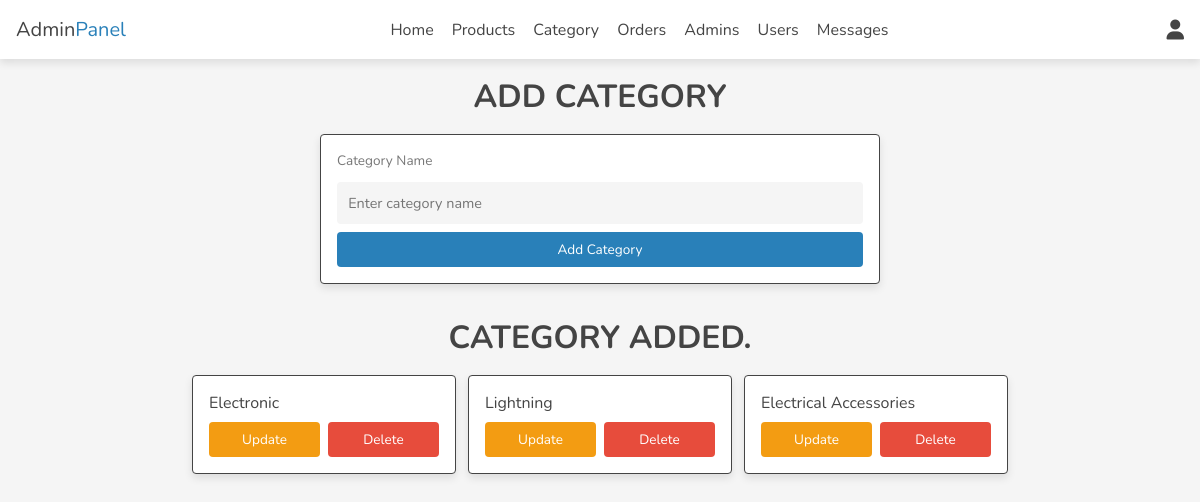
Screenshot of /admin/category.php with the database file from the repository.
### tables this page shows
CREATE TABLE `category` (
  `id` int(100) NOT NULL,
  `name` varchar(100) NOT NULL
);

### admin/category.php (the view, shortened to what this page needs)
<?php
include '../components/connect.php';
?>
<!DOCTYPE html>
<html lang="en">
<head>
    <link rel="stylesheet" href="https://cdnjs.cloudflare.com/ajax/libs/font-awesome/6.1.1/css/all.min.css">
    <link rel="stylesheet" href="../css/admin_style.css">
</head>
<body>
    <?php include '../components/admin_header.php'; ?>
    <section class="add-products">
        <h1 class="heading">Add Category</h1>
        <form action="category.php" method="post" enctype="multipart/form-data">
            <div class="flex">
                <div class="inputBox">
                    <span>Category Name </span>
                    <input type="text" class="box" required maxlength="100" placeholder="Enter category name"
                        name="name">
                </div>
            </div>
            <input type="submit" value="Add Category" class="btn" name="add_category">
        </form>
    </section>
    <section class="show-products">
        <h1 class="heading">Category Added.</h1>
        <div class="box-container">
            <?php
            $select_categories = $conn->prepare("SELECT * FROM `category`");
            $select_categories->execute();
            if ($select_categories->rowCount() > 0) {
                while ($fetch_category = $select_categories->fetch(PDO::FETCH_ASSOC)) {
                    ?>
                    <div class="box">
                        <div class="name"><?= $fetch_category['name']; ?></div>
                        <div class="flex-btn">
                            <button class="option-btn"
                                onclick="openUpdateForm(<?= $fetch_category['id']; ?>, '<?= $fetch_category['name']; ?>')">Update</button>
                            <a href="?delete=<?= $fetch_category['id']; ?>" class="delete-btn"
                                onclick="return confirm('Delete this category?');">Delete</a>
                        </div>
                    </div>
                    <?php
                }
            } else {
                echo '<p class="empty">No categories added yet!</p>';
            }
            ?>
        </div>
    </section>
</body>
</html>

### css/admin_style.css (style rules this page uses)
:root { --main-color:#2980b9; --orange:#f39c12; --red:#e74c3c; --black:#444; --white:#fff; --light-color:#777; --light-bg:#f5f5f5; --border:.2rem solid var(--black); --box-shadow:0 .5rem 1rem rgba(0,0,0,.1); }
* { font-family: 'Nunito', sans-serif; margin:0; padding:0; box-sizing: border-box; outline: none; border:none; text-decoration: none; }
html { font-size: 50%; overflow-x: hidden; }
body { background-color: var(--light-bg); }
section { padding:2rem; max-width: 1200px; margin:0 auto; }
.heading { font-size: 4rem; color:var(--black); margin-bottom: 2rem; text-align: center; text-transform: uppercase; }
.btn, .delete-btn, .option-btn { display: block; width: 100%; margin-top: 1rem; border-radius: .5rem; padding:1rem 3rem; font-size: 1.7rem; text-transform: capitalize; color:var(--white); cursor: pointer; text-align: center; }
.btn { background-color: var(--main-color); }
.option-btn { background-color: var(--orange); }
.delete-btn { background-color: var(--red); }
.flex-btn { display: flex; gap:1rem; }
.add-products form { max-width: 70rem; margin: 0 auto; background-color: var(--white); box-shadow: var(--box-shadow); border:var(--border); border-radius: .5rem; padding:2rem; }
.add-products form .flex { display: flex; gap:1.5rem; flex-wrap: wrap; }
.add-products form .flex .inputBox { flex:1 1 25rem; }
.add-products form span { font-size:1.7rem; color:var(--light-color); }
.add-products form .box { font-size: 1.8rem; background-color: var(--light-bg); border-radius: .5rem; padding:1.4rem; width: 100%; margin-top: 1.5rem; }
.show-products .box-container { display: grid; grid-template-columns: repeat(auto-fit, 33rem); gap:1.5rem; justify-content: center; align-items: flex-start; }
.show-products .box-container .box { background-color: var(--white); box-shadow: var(--box-shadow); border-radius: .5rem; border:var(--border); padding:2rem; }
.show-products .box-container .box .name { font-size: 2rem; color:var(--black); }

### rows the page displays
category: name "Electronic"
category: name "Lightning"
category: name "Electrical Accessories"
